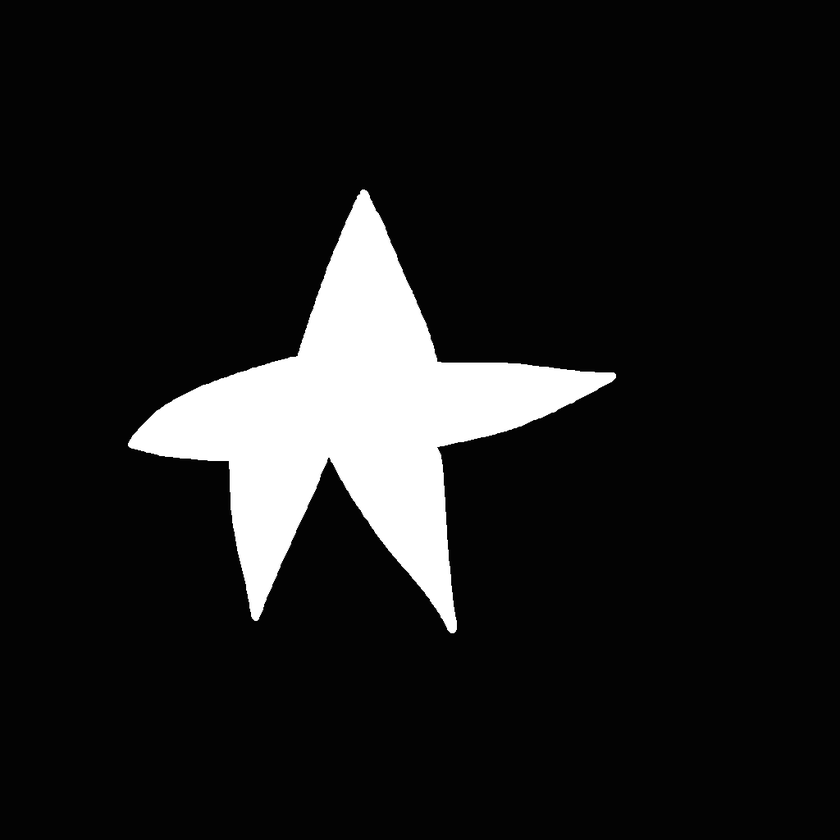
#> input picture Images/img17.png, 840 x 840 px, shrunk from 1024 x 1024 before the run
$ jupyter execute 'cv_4_9_4_轮廓属性02.ipynb'
#> lines starting #> are read from the running program, lines starting #| are printed output that depends on the picture; after the words box and inside, x2 and y2 are one past the last pixel; in counts of white or black regions, pixels touching at a corner belong together
[cell 1]
import cv2 as cv
import numpy as np
from matplotlib import pyplot as plt

img17 = cv.imread("../Images/img17.png")
#> img17 is the input picture: shape (840, 840, 3); min 0, max 255, mean 27.4
img17_gray = cv.cvtColor(img17,cv.COLOR_BGR2GRAY)
ret,thresh = cv.threshold(img17_gray, 127, 255,0)
#> thresh: shape (840, 840); 9.7% white; 1 white region
contours,hierarchy = cv.findContours(thresh,cv.RETR_TREE, cv.CHAIN_APPROX_SIMPLE)
#> contours = 1 contour; box (x1, y1, x2, y2) and area: (128, 189, 616, 633) 67507
print(len(contours))
#| 1

[cell 2]
cnt = contours[0]
#> cnt = contour of 842 points, box (x1, y1, x2, y2) (128, 189, 616, 633), area 67507
hull = cv.convexHull(cnt, returnPoints = False)
#> hull = [841, 691, 690, 689, 538, 537, 536, 306, 305, 226, 225, 219, 217, 1, 0]
defects = cv.convexityDefects(cnt, hull)
#> defects = [[1, 217, 118, 17031], [217, 219, 218, 169], [219, 225, 220, 114], [226, 305, 253, 18629], [306, 536, 437, 42823], [538, 689, 578, 29221], [691, 841, 716, 24620]]
for i in range(defects.shape[0]):
    s,e,f,d = defects[i,0]
    start = tuple(cnt[s][0])
    end = tuple(cnt[e][0])
    far = tuple(cnt[f][0])
    cv.line(img17,start,end,[0,255,0],2)
    cv.circle(img17,far,5,[0,0,255],-1)
#> this loop made 7 passes
#> (s, e, f, d, start, end, far) on passes 1 to 7: (1, 217, 118, 17031, (360, 191), (138, 429), (298, 355)), (217, 219, 218, 169, (138, 429), (131, 437), (138, 430)), (219, 225, 220, 114, (131, 437), (128, 443), (131, 438)), (226, 305, 253, 18629, (128, 445), (252, 618), (229, 461)), (306, 536, 437, 42823, (254, 620), (450, 632), (329, 457)), (538, 689, 578, 29221, (455, 631), (615, 377), (436, 447)), (691, 841, 716, 24620, (613, 372), (364, 189), (437, 362))
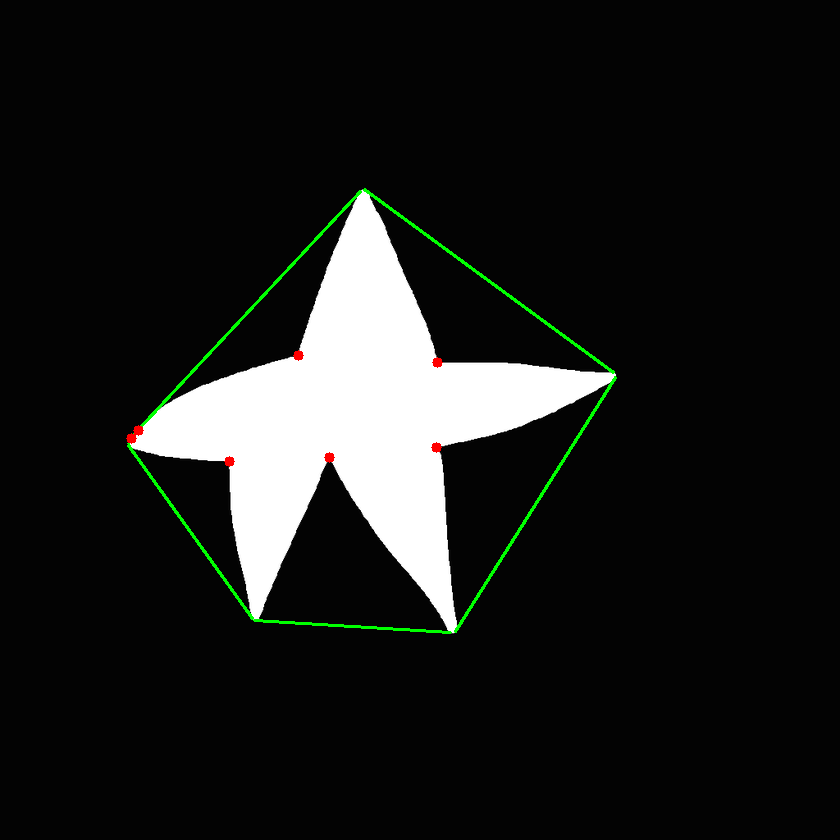
#> img17: shape (840, 840, 3); 0.7% of pixels changed, all inside (x1, y1, x2, y2) = (126, 188, 617, 634)
cv.imshow('img',img17)
cv.waitKey(0)
cv.destroyAllWindows()

[cell 3]
#点多边形匹配
dist = cv.pointPolygonTest(cnt,(50,50),False)
#> dist = -1
print(dist)
#| -1.0

[cell 4]
#形状匹配：结果越低匹配越好
#img17_1由img_17旋转而来
img17 = cv.imread('../Images/img17.png',0)
img17_1 = cv.imread('../Images/img17_1.png',0)
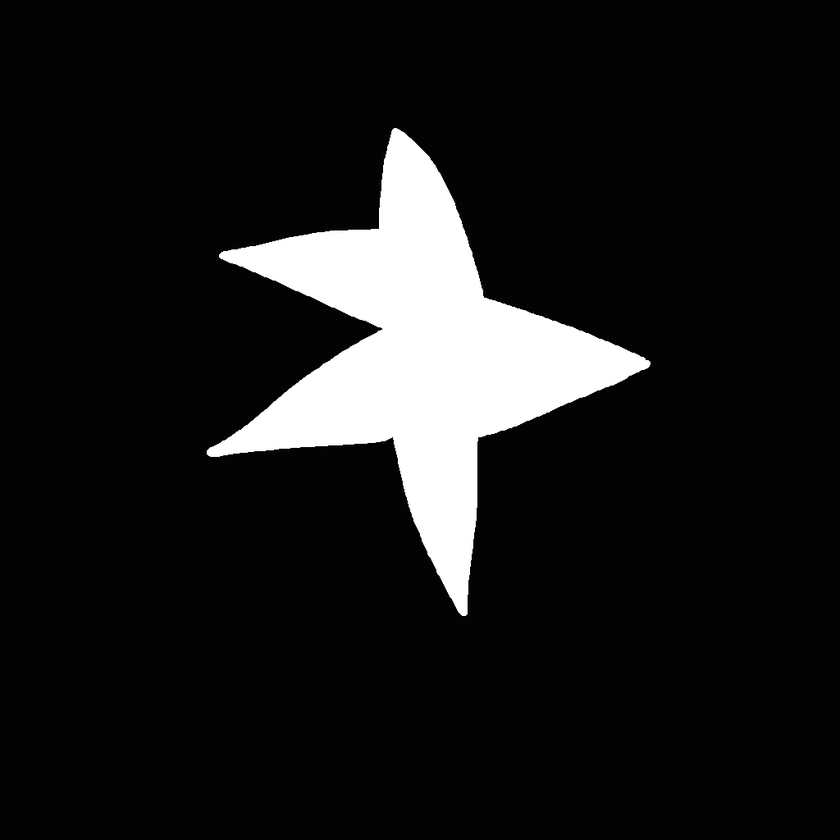
#> input picture Images/img17_1.png, 840 x 840 px, shrunk from 1024 x 1024 before the run
#> img17_1 is the input picture: shape (840, 840); min 0, max 255, mean 27.4
#img17_gray = cv.cvtColor(img17,cv.COLOR_BGR2GRAY)
#img17_1_gray = cv.cvtColor(img17_1,cv.COLOR_BGR2GRAY)

ret, thresh1 = cv.threshold(img17, 127, 255,0)
ret, thresh2 = cv.threshold(img17_1, 127, 255,0)
#> thresh2: shape (840, 840); 9.7% white; 1 white region
plt.subplot(1,2,1),plt.imshow(img17,'gray'),plt.title("img17")
plt.subplot(1,2,2),plt.imshow(img17_1,'gray'),plt.title("img17_1")
plt.show()
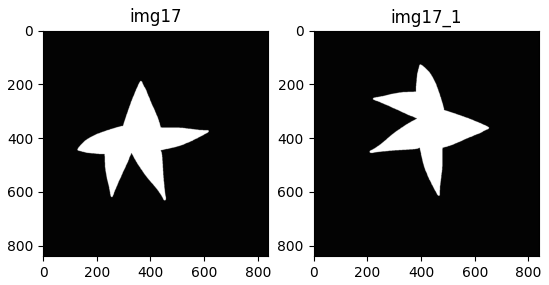
#> figure drawn by matplotlib, 2 panels
contours,hierarchy = cv.findContours(thresh1,2,1)
cnt1 = contours[0]
#> cnt1 = contour of 1668 points, box (x1, y1, x2, y2) (128, 189, 616, 633), area 67507
contours,hierarchy = cv.findContours(thresh2,2,1)
#> contours = 1 contour; box (x1, y1, x2, y2) and area: (207, 128, 651, 616) 67504
cnt2 = contours[0]
#> cnt2 = contour of 1669 points, box (x1, y1, x2, y2) (207, 128, 651, 616), area 67504
ret = cv.matchShapes(cnt1,cnt2,1,0.0)
#> ret = 8.07e-05
print( ret )
#| 8.074021387430297e-05
